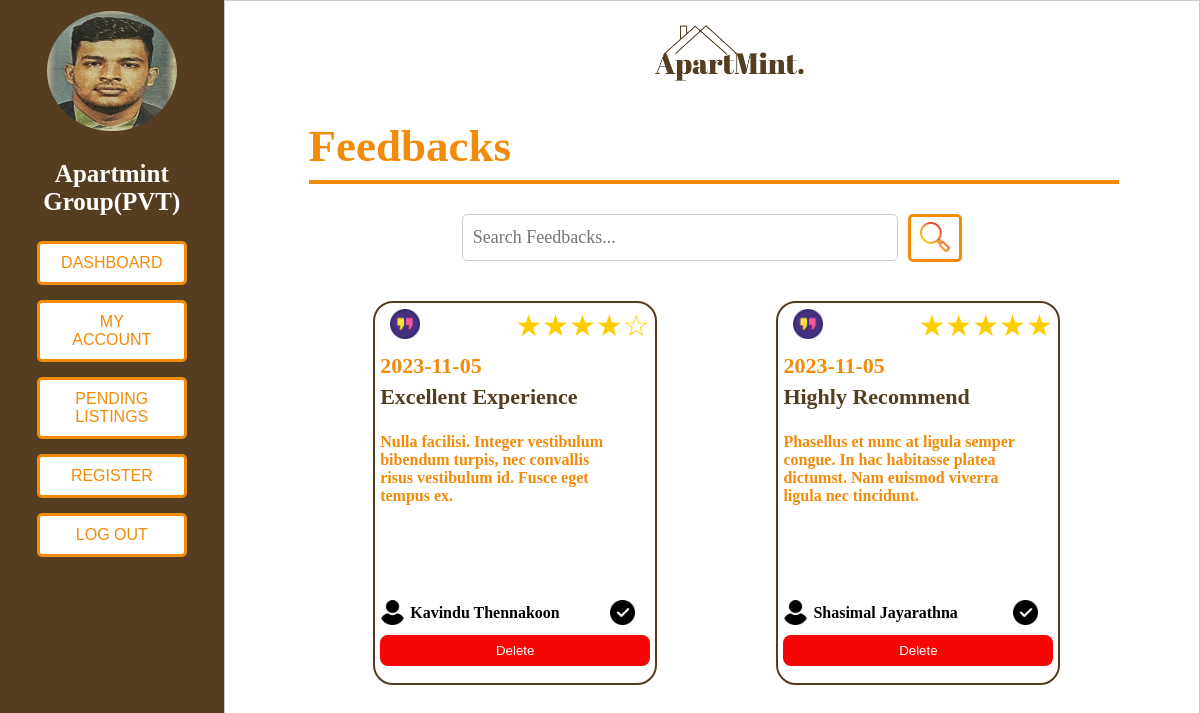
Page /admin/view_feedbacks.php (signed in) on the committed database.
### tables this page shows
CREATE TABLE `feedback_web` (
  `feedback_web_id` int(100) NOT NULL,
  `feedback_rating` int(100) NOT NULL,
  `feedback_name` varchar(1000) NOT NULL,
  `feedback_head` varchar(1500) NOT NULL,
  `feedback_discription` text NOT NULL,
  `date` date NOT NULL DEFAULT current_timestamp()
);

### admin/view_feedbacks.php (the view, shortened to what this page needs)
<?php
include('../process_php/db_connection.php');
$admin_id = $_SESSION["admin_id"];
$sql = "SELECT * FROM admins WHERE admin_id = $admin_id";
$result = $conn->query($sql);
if ($result->num_rows > 0) {
    $adminName = $_SESSION["admin_name"];
    $truncatedName = (strlen($adminName) > 21) ? substr($adminName, 0, 21) . '...' : $adminName;
} else {
    echo "admin not found";
}
$searchTerm = isset($_GET['feedbacks']) ? $_GET['feedbacks'] : '';
$sql = "SELECT * FROM feedback_web";
$sql .= " ORDER BY date DESC";
$result = $conn->query($sql);
$feedbacks = [];
if ($result->num_rows > 0) {
    while($row = $result->fetch_assoc()) {
        $feedbacks[] = $row;
    }
}
?>
<!DOCTYPE html>
<html lang="en">
    <head>
        <link rel="stylesheet" type="text/css" href="../style/style_myAccount.css">
        <link rel="stylesheet" type="text/css" href="style/style_view_approved_properties.css">
    </head>
    <body>
        <div class="container">
            <div class="left-section">
            <img class="profile-photo" src="process_php/uploads/profile_photos/<?php echo $_SESSION["admin_profile_photo"]; ?>" alt="Profile Photo">
                <p class="full-name"><?php echo $truncatedName; ?></p>
                <ul>
                    <a href="admin_dashboard.php"><li><button class="button">Dashboard</button></li></a>
                    <a href="admin_myAccount.php"><li><button class="button">My Account</button></li></a>
                    <a href="admin_pendingListings.php"><li><button class="button">Pending Listings</button></li></a>
                    <a href="admin_register.php"><li><button class="button">Register</button></li></a>
                    <a href="process_php/process_logout.php"><li><button class="button">Log Out</button></li></a>
                </ul>
            </div>
            <div class="right-section">
                <a class="logo1" href="admin_dashboard.php"><img src="../images/logo.png" alt="Logo"></a>
                <a href="view_feedbacks.php"><h1 class="main-title">Feedbacks</h1></a>
                <hr style="width: 100%; border: 2px #F28A0A solid">
                <form action="view_feedbacks.php" method="GET">
                    <div class="search-container">
                        <div class="search-group">
                            <input type="text" id="search-input" name="feedbacks" placeholder="Search Feedbacks..." value="<?php echo $searchTerm; ?>">
                            <button type="submit" id="search-button"><img src="../images/search.png" alt="Search"></button>
                        </div>
                    </div>
                </form>
                <div class="customer-feedback-container">
                    <?php
                    foreach ($feedbacks as $feedback) {
                    ?>
                        <div class="customer-feedback">
                            <div class="customer-info">
                                <div class="feed-top-left">
                                    <img src="../images/language-learning.png" alt="">
                                </div>
                                <div class="customer-rating">
                                    <?php
                                    $rating = $feedback['feedback_rating'];
                                    echo str_repeat('★', $rating) . str_repeat('☆', 5 - $rating);
                                    ?>
                                </div>
                            </div>
                            <div class="customer-date">
                                <?php echo htmlspecialchars($feedback['date']); ?>
                            </div>
                            <div class="customer-heading">
                                <?php echo htmlspecialchars($feedback['feedback_head']); ?>
                            </div>
                            <div class="customer-description">
                                <?php echo htmlspecialchars($feedback['feedback_discription']); ?>
                            </div>
                            <div class="customer-details">
                                <div class="customer-name"><img src="../images/user1.png" alt=""><?php echo htmlspecialchars($feedback['feedback_name']); ?></div>
                                <img src="../images/check.png" style="width: 25px; height:25px;">
                            </div>
                            <form action="process_php/delete_feedback.php" method="post">
                                <button type="submit" class="delete-button">Delete</button>
                            </form>
                        </div>
                    <?php
                    }
                    ?>
                </div>
            </div>
        </div>
    </body>
</html>

### style/style_myAccount.css (style rules this page uses)
body { font-family: Josefin sans-serif; margin: 0; padding: 0; background-color: #fff; }
.container { display: flex; }
.logo1 img { max-width: 150px; max-height: auto; margin-left: 43%; margin-right: 43%; margin-bottom: 5px; }
.main-title { color: rgba(242, 138, 10); font-size: 45px; font-weight: bold; margin-bottom: 0; padding: 0; }
.left-section { flex: 2.5; border: 1px solid #543d21; background: #543d21; padding: 10px; text-align: center; width: 30%; font-style: Bold; color: white; }
.button { width: 150px; background-color: #fff; color: rgba(242, 138, 10); border: 3px solid rgba(242, 138, 10); padding: 10px 20px; margin-bottom: 15px; border-radius: 5px; cursor: pointer; font-size: 16px; text-transform: uppercase; transition: background-color 0.3s ease; text-align: center; }
.profile-photo { height: 120px; width: 130px; border-radius: 50%; }
.full-name { font-size: 25px; font-weight: bold; }
ul { list-style: none; padding: 0; }
.right-section { flex: 10; border: 1px solid #ccc; padding: 2% 7%; width: 70%; }
input[type="text"], input[type="date"], input[type="email"], input[type="password"] { width: 50%; margin-bottom: 10px; font-family: Josefin sans-serif; padding: 5px; font-size: 15px; border: 1px solid #ccc; border-radius: 5px; margin-right: 25px; height: 20px; color: rgba(84, 61, 33, 1); }
.delete-button { width: 100%; padding: 8px 16px; background-color: #f70606; color: #fff; text-decoration: none; text-align: center; border: none; border-radius: 4px; margin-bottom: 2px; transition: background-color 0.3s; -webkit-transition: background-color 0.3s; -moz-transition: background-color 0.3s; -ms-transition: background-color 0.3s; -o-transition: background-color 0.3s; }

### admin/style/style_view_approved_properties.css (style rules this page uses)
a { text-decoration: none; }
.search-container { display: flex; align-items: center; justify-content: center; margin: 30px; }
.search-group { width: 500px; display: flex; justify-content: center; }
input[type="text"] { padding: 10px; font-size: 18px; border: 1px solid #ccc; border-radius: 5px; margin-right: 10px; width: 100%; height: 25px; }
#search-button { height: 48px; background-color: #fff; border: 3px solid rgba(242, 138, 10, 1); padding: 3px 9px; border-radius: 5px; cursor: pointer; -webkit-border-radius: 5px; -moz-border-radius: 5px; -ms-border-radius: 5px; -o-border-radius: 5px; }
#search-button img { max-width: 30px; max-height: 30px; vertical-align: center; }
.delete-button { display: inline-block; margin-top: 10px; padding: 8px 16px; background-color: #f70606; color: #fff; text-decoration: none; border: none; border-radius: 8px; transition: background-color 0.3s; margin-bottom: 2px; -webkit-transition: background-color 0.3s; -moz-transition: background-color 0.3s; -ms-transition: background-color 0.3s; -o-transition: background-color 0.3s; -webkit-border-radius: 8px; -moz-border-radius: 8px; -ms-border-radius: 8px; -o-border-radius: 8px; }
.customer-feedback-container { margin-top: 30px; display: flex; flex-wrap: wrap; justify-content: space-around; }
.customer-feedback { overflow: hidden; margin-left: 10px; width: 270px; height: 370px; border: 2px solid rgba(84, 61, 33, 1); border-radius: 20px; padding: 5px; margin-bottom: 20px; }
.customer-info { display: flex; align-items: center; margin-bottom: 10px; }
.feed-top-left { margin-left: 10px; }
.feed-top-left img { width: 30px; height: 30px; }
.customer-rating { margin-left: 95px; font-size: 30px; color: #ffcc00; }
.customer-description { width: 240px; height: 175px; margin-bottom: 10px; white-space: pre-line; overflow: hidden; text-overflow: ellipsis; font-weight: bold; text-align: left; color: rgb(242, 138, 10); justify-content: space-between; }
.customer-details { display: flex; align-items: center; }
.customer-details { align-items: center; display: flex; }
.customer-name { display: flex; width: 200px; white-space: nowrap; overflow: hidden; text-overflow: ellipsis; margin-right: 30px; align-items: center; font-weight: bold; }
.customer-name img { width: 25px; height: 25px; margin-right: 5px; }
.customer-date { font-size: 22px; font-weight: bold; color: rgb(242, 138, 10); font-family: Josefin sans-serif; margin-bottom: 5px; }
.customer-heading { margin-bottom: 5px; font-size: 22px; font-weight: bold; color: rgba(84, 61, 33, 1); font-family: Josefin sans-serif; }

### rows in the picture
feedback_web: feedback_rating "★★★★", feedback_rating "☆", date "2023-11-05", feedback_head "Excellent Experience", feedback_discription "Nulla facilisi. Integer vestibulum bibendum turpis, nec convallis risus vestibulum id. Fusce eget tempus ex.", feedback_name "Kavindu Thennakoon"
feedback_web: feedback_rating "★★★★★", date "2023-11-05", feedback_head "Highly Recommend", feedback_discription "Phasellus et nunc at ligula semper congue. In hac habitasse platea dictumst. Nam euismod viverra ligula nec tincidunt.", feedback_name "Shasimal Jayarathna"

### other values in the picture
$truncatedName "Apartmint Group(PVT)"
